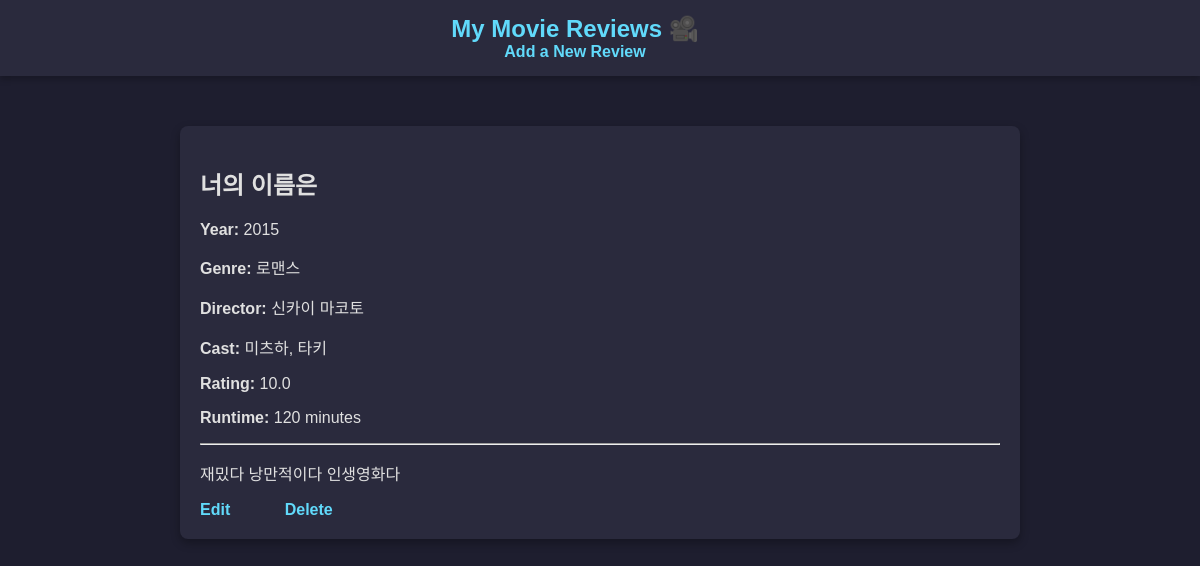
Screenshot of /review/3/ with the database file from the repository.
### reviews/models.py (models this page shows, shortened)
class Review(models.Model):
    title = models.CharField(max_length=100)
    year = models.IntegerField()
    genre = models.CharField(max_length=50)
    director = models.CharField(max_length=100)
    cast = models.TextField()
    rating = models.FloatField()
    runtime = models.IntegerField()
    review = models.TextField()

### reviews/views.py (the view)
# urls.py: path('review/<int:review_id>/', views.detail, name='detail'),  # 디테일 페이지
def detail(request, review_id):
    review = get_object_or_404(Review, id=review_id)
    context = {
        'title': review.title,
        'year': review.year,
        'genre': review.genre,
        'director': review.director,
        'cast': review.cast,
        'rating': review.rating,
        'runtime': review.runtime,
        'review': review,
        'review_id': review.id,
    }
    return render(request, 'reviews/reviews_detail.html', context)

### templates/reviews/reviews_detail.html
{% extends 'base.html' %}
{% block content %}
<h2>{{ review.title }}</h2>
<p><strong>Year:</strong> {{ review.year }}</p>
<p><strong>Genre:</strong> {{ review.genre }}</p>
<p><strong>Director:</strong> {{ review.director }}</p>
<p><strong>Cast:</strong> {{ review.cast }}</p>
<p><strong>Rating:</strong> {{ review.rating }}</p>
<p><strong>Runtime:</strong> {{ review.runtime }} minutes</p>
<hr>
<p>{{ review.review }}</p>
<a href="{% url 'update' review_id=review.id %}">Edit</a>
<a href="{% url 'delete' review_id=review.id %}" onclick="return confirm('진짜 지울거야??...');">Delete</a>
{% endblock %}

### static/css/style.css (style rules this page uses)
body { font-family: Arial, sans-serif; background-color: #1e1e2f; color: #e0e0e0; margin: 0; padding: 0; }
a { text-decoration: none; color: #61dafb; font-weight: bold; margin-right: 50px; }

### rows the page displays
Review: title "너의 이름은", year "2015", genre "로맨스", director "신카이 마코토", cast "미츠하, 타키", rating "10.0", runtime "120", review "재밌다 낭만적이다 인생영화다"
